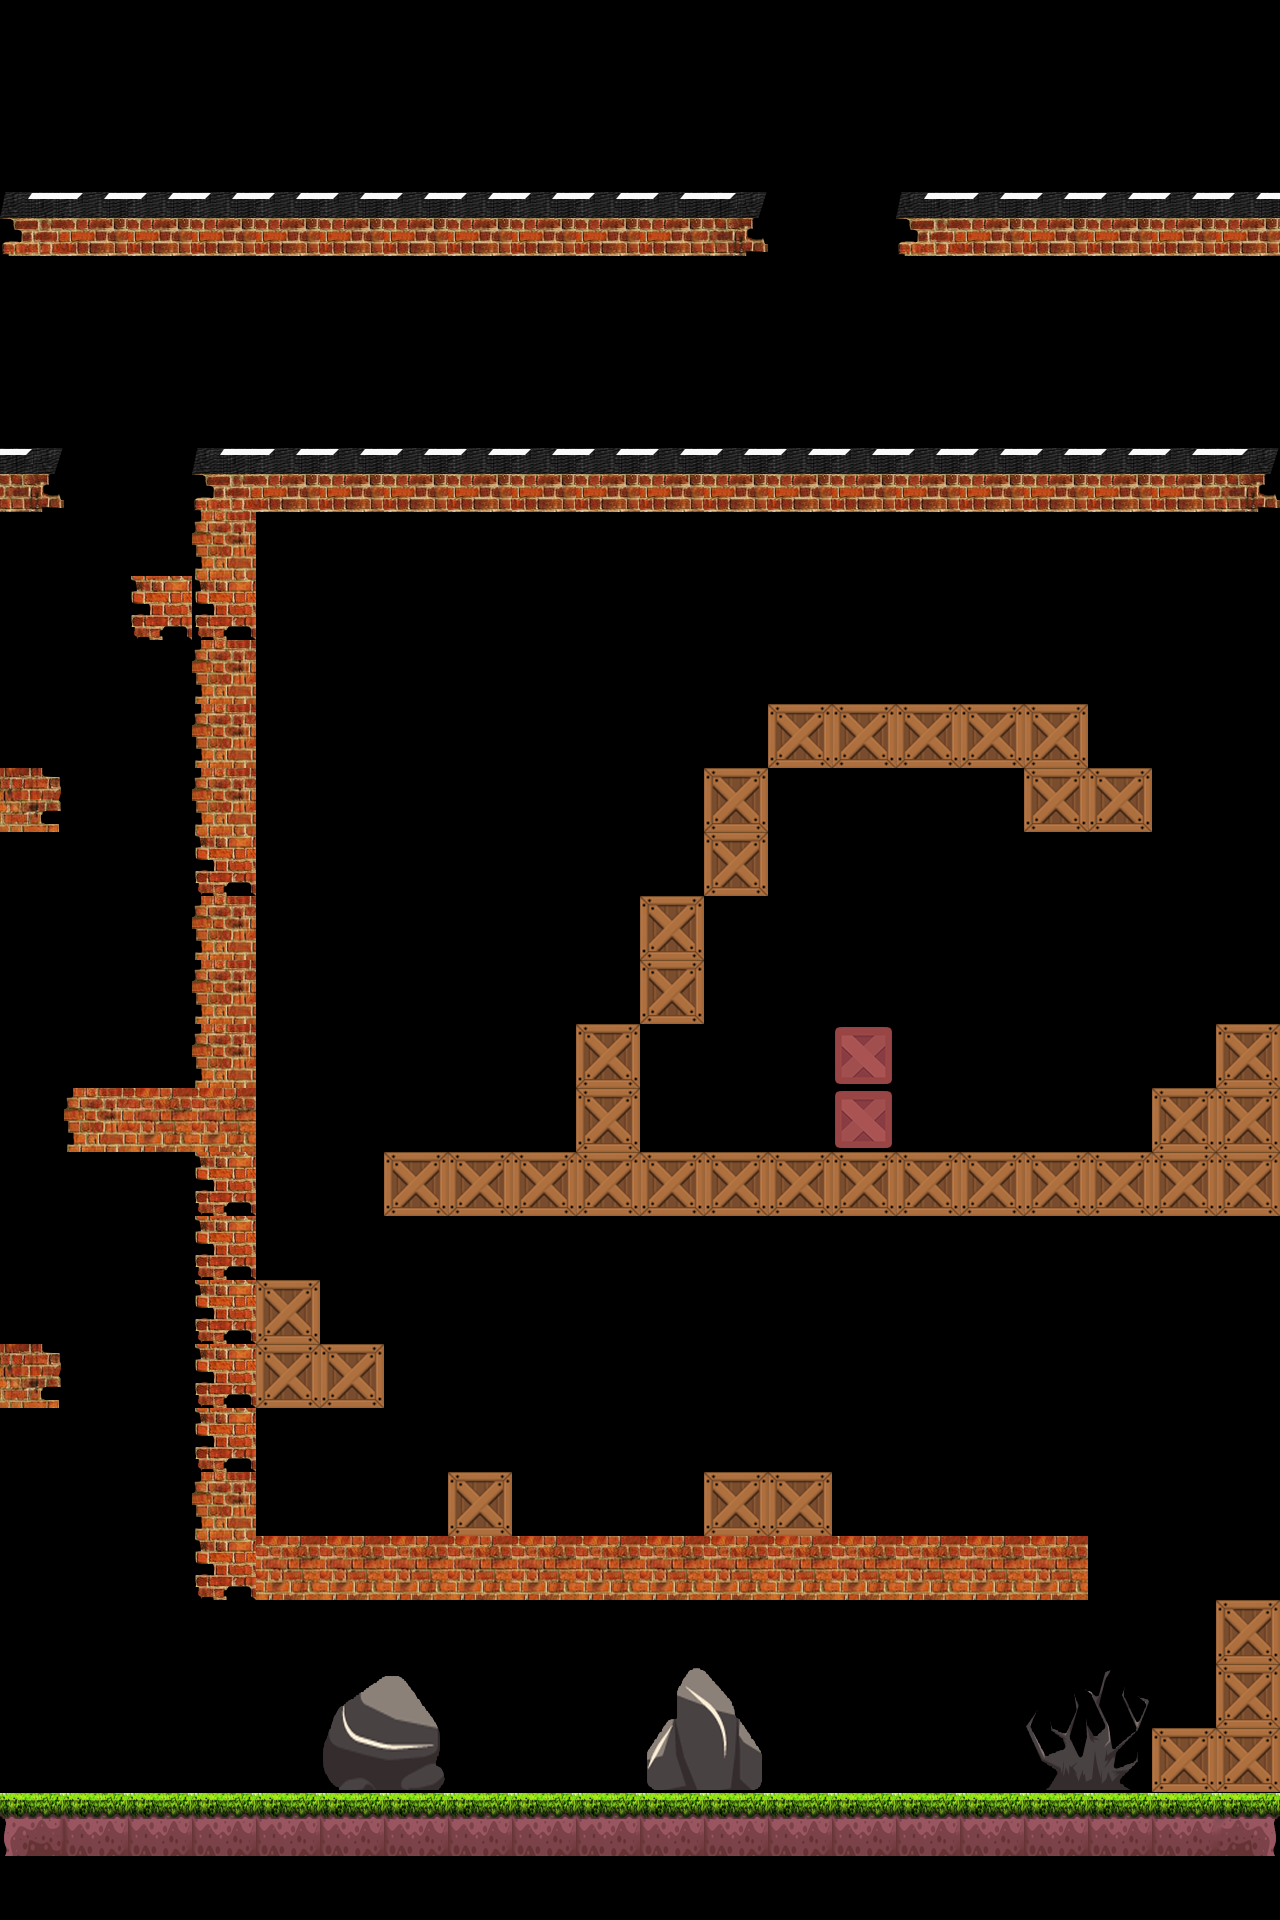

A 2D game scene composited from a Tiled map and its tileset images. What follows is a short description and the map's XML, with each tile layer's data collapsed to a summary:
An orthogonal 20x30 tile map with 64x64 px tiles, 3 tile layers (bg, floor, fg) and 60 objects (10x enemy, player, goal).

<map version="1.0" orientation="orthogonal" renderorder="right-down" width="20" height="30" tilewidth="64" tileheight="64" nextobjectid="67">
 <tileset firstgid="1" name="tileset_01" tilewidth="64" tileheight="64" tilecount="96" columns="12">
  <image source="tileset_01.png" width="768" height="512" />
 </tileset>
 <layer name="bg" width="20" height="30">
  <data>[600 cells, 12 non-empty, 12 distinct tile ids]</data>
 </layer>
 <layer name="floor" width="20" height="30">
  <data>[600 cells, 133 non-empty, 12 distinct tile ids]</data>
 </layer>
 <layer name="fg" width="20" height="30">
  <data>[600 cells, 0 non-empty, 0 distinct tile ids]</data>
 </layer>
 <objectgroup name="actors">
  <object id="2" gid="10" x="512" y="192" width="64" height="64" />
  <object id="3" gid="10" x="576" y="192" width="64" height="64" />
  <object id="4" gid="10" x="640" y="192" width="64" height="64" />
  <object id="5" gid="10" x="1152" y="192" width="64" height="64" />
  <object id="6" gid="10" x="1088" y="192" width="64" height="64" />
  <object id="7" gid="10" x="1024" y="192" width="64" height="64" />
  <object id="8" gid="10" x="1152" y="384" width="64" height="64" />
  <object id="9" gid="10" x="1088" y="384" width="64" height="64" />
  <object id="10" gid="10" x="768" y="384" width="64" height="64" />
  <object id="11" gid="10" x="832" y="384" width="64" height="64" />
  <object id="14" gid="10" x="704" y="384" width="64" height="64" />
  <object id="15" gid="35" x="384" y="192" width="64" height="64" />
  <object id="16" gid="34" x="448" y="448" width="64" height="64" />
  <object id="17" gid="34" x="960" y="448" width="64" height="64" />
  <object id="18" gid="34" x="960" y="192" width="64" height="64" />
  <object id="19" gid="34" x="192" y="1792" width="64" height="64" />
  <object id="20" gid="34" x="832" y="1792" width="64" height="64" />
  <object id="21" gid="34" x="640" y="1536" width="64" height="64" />
  <object id="22" gid="10" x="1088" y="1984" width="64" height="64" />
  <object id="23" gid="10" x="64" y="640" width="64" height="64" />
  <object id="24" gid="10" x="64" y="832" width="64" height="64" />
  <object id="25" gid="10" x="64" y="1024" width="64" height="64" />
  <object id="26" gid="10" x="0" y="1280" width="64" height="64" />
  <object id="27" gid="10" x="64" y="1600" width="64" height="64" />
  <object id="29" gid="10" x="64" y="1728" width="64" height="64" />
  <object id="32" gid="9" x="128" y="576" width="64" height="64" />
  <object id="33" gid="9" x="0" y="768" width="64" height="64" />
  <object id="34" gid="9" x="128" y="1088" width="64" height="64" />
  <object id="35" gid="9" x="0" y="1344" width="64" height="64" />
  <object id="36" type="player" x="64" y="128" width="62" height="63" />
  <object id="37" name="zombie1" type="enemy" x="704" y="128" width="61" height="65" />
  <object id="38" type="goal" x="640" y="1024" width="65" height="73" />
  <object id="39" gid="10" x="576" y="1024" width="64" height="64" />
  <object id="40" gid="10" x="640" y="896" width="64" height="64" />
  <object id="41" gid="10" x="704" y="768" width="64" height="64" />
  <object id="42" gid="10" x="512" y="1152" width="64" height="64" />
  <object id="43" gid="10" x="256" y="1280" width="64" height="64" />
  <object id="44" gid="10" x="448" y="1472" width="64" height="64" />
  <object id="45" gid="10" x="640" y="1472" width="64" height="64" />
  <object id="46" gid="10" x="896" y="1472" width="64" height="64" />
  <object id="47" gid="10" x="1088" y="1472" width="64" height="64" />
  <object id="48" gid="10" x="1088" y="1728" width="64" height="64" />
  <object id="49" gid="10" x="768" y="1728" width="64" height="64" />
  <object id="50" gid="10" x="832" y="1984" width="64" height="64" />
  <object id="51" gid="10" x="448" y="1728" width="64" height="64" />
  <object id="52" gid="10" x="896" y="640" width="64" height="64" />
  <object id="53" gid="10" x="1152" y="704" width="64" height="64" />
  <object id="54" gid="10" x="1152" y="960" width="64" height="64" />
  <object id="55" gid="10" x="1024" y="1024" width="64" height="64" />
  <object id="56" name="zombie3" type="enemy" x="960" y="1024" width="61" height="65" />
  <object id="57" name="zombie3" type="enemy" x="1088" y="1024" width="61" height="65" />
  <object id="58" name="zombie3" type="enemy" x="448" y="960" width="61" height="65" />
  <object id="59" name="zombie3" type="enemy" x="576" y="768" width="61" height="65" />
  <object id="60" name="dino" type="enemy" x="512" y="1344" width="61" height="65" />
  <object id="61" name="zombie3" type="enemy" x="576" y="1664" width="61" height="65" />
  <object id="62" name="zombie3" type="enemy" x="896" y="1664" width="61" height="65" />
  <object id="63" name="zombie1" type="enemy" x="320" y="320" width="61" height="65" />
  <object id="64" name="zombie1" type="enemy" x="1216" y="320" width="61" height="65" />
  <object id="65" gid="21" x="256" y="448" width="64" height="64">
   <properties>
    <property name="text">Just jump down!
กระโดดลงไปเลย แต่ระวังกับดัก</property>
   </properties>
  </object>
  <object id="66" gid="17" x="256" y="192" width="64" height="64">
   <properties>
    <property name="text" value="Warning! Zombies are underground " />
   </properties>
  </object>
 </objectgroup>
</map>
